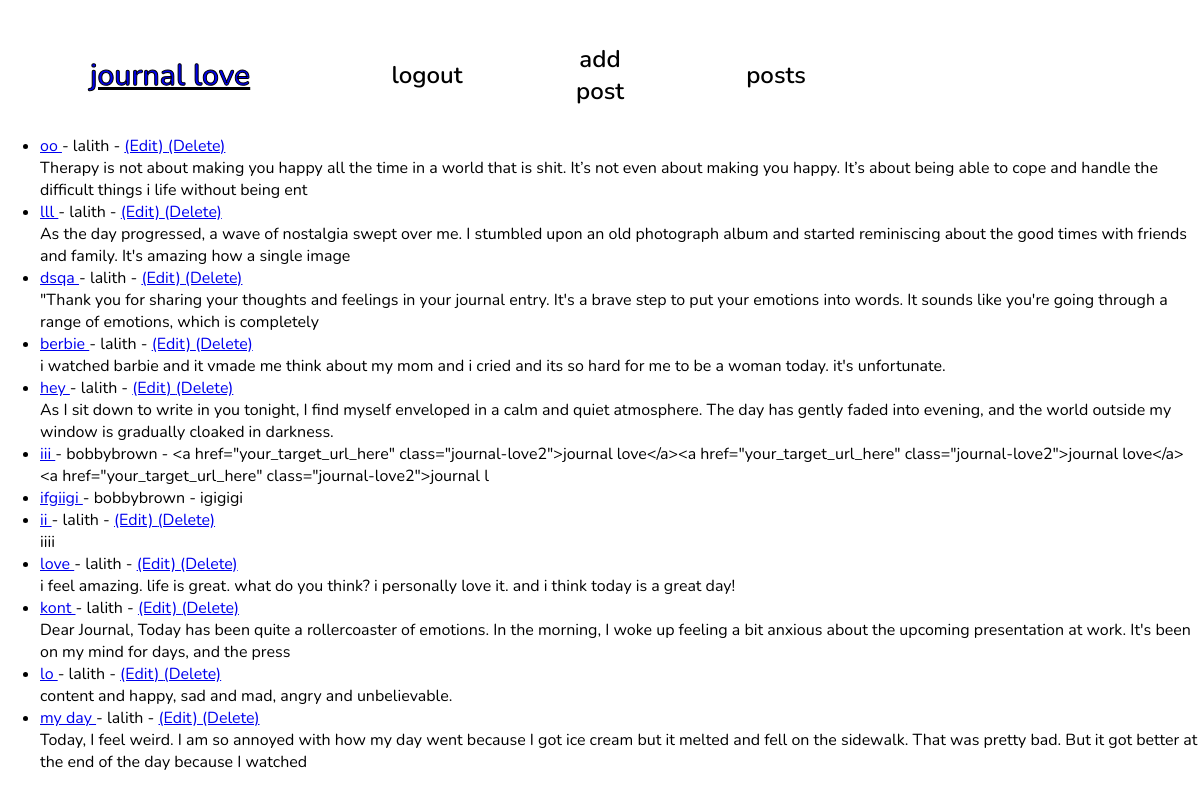
Page /home (signed in) on the committed database.
### blog/models.py (models this page shows, shortened)
class Post(models.Model):
    title = models.CharField(max_length=255)
    author = models.ForeignKey(User, on_delete=models.CASCADE)
    body = models.TextField()
    postdate = models.DateField(auto_now_add=True)
    analysis_result = models.TextField(blank=True, null=True)

### theblog/views.py (the view)
# urls.py: path('home', HomeView.as_view(), name='home'),
class HomeView(ListView):
    model = Post
    template_name = 'home.html'
    ordering = ['-id']

### blog/templates/home.html
{% extends 'base.html' %}
{% block content %}
<br>
<br>
<ul>
{% for post in object_list %}
    <li>
        <a href="{% url 'articles' post.pk %}">
            {{ post.title }}
        </a> - {{ post.author }} -
        {% if user.is_authenticated %}
            {% if user.id == post.author.id %}
                <a href="{% url 'updatepost' post.pk %}">
                (Edit) </a>
                <a href="{% url 'deletepost' post.pk %}">
                (Delete) <br/></a>
            {% endif %}
        {% endif %}
        {{ post.body|slice:":200" }}
    </li>
{% endfor %}
</ul>
{% endblock %}

### static/global.css (style rules this page uses)
body { margin: 0; line-height: normal; }
:root { --font-nunito: Nunito; --font-size-31xl: 50px; --font-size-61xl: 80px; --color-white: #fff; --color-black: #000; --color-dimgray: rgba(98, 88, 88, 0.56); --color-blueviolet: #9747ff; --gap-3xs: 10px; --padding-mid: 17px; --padding-36xl: 55px; --padding-11xl: 30px; --padding-xl: 20px; --br-xl: 20px; --br-8xs: 5px; }

### blog/templates/base.html (style rules this page uses)
body { font-family: 'Nunito', sans-serif; }

### rows in the picture
Post: title "oo", author "lalith", shows "(Edit)", body "Therapy is not about making you happy all the time in a world that is shit. It’s not even about making you happy. It’s about being able to cope and handle the difficult things i life without being ent"
Post: title "lll", author "lalith", shows "(Edit)", body "As the day progressed, a wave of nostalgia swept over me. I stumbled upon an old photograph album and started reminiscing about the good times with friends and family. It's amazing how a single image"
Post: title "dsqa", author "lalith", shows "(Edit)", body "\"Thank you for sharing your thoughts and feelings in your journal entry. It's a brave step to put your emotions into words. It sounds like you're going through a range of emotions, which is completely"
Post: title "berbie", author "lalith", shows "(Edit)", body "i watched barbie and it vmade me think about my mom and i cried and its so hard for me to be a woman today. it's unfortunate."
Post: title "hey", author "lalith", shows "(Edit)", body "As I sit down to write in you tonight, I find myself enveloped in a calm and quiet atmosphere. The day has gently faded into evening, and the world outside my window is gradually cloaked in darkness."
Post: title "iii", author "bobbybrown", body "<a href=\"your_target_url_here\" class=\"journal-love2\">journal love</a><a href=\"your_target_url_here\" class=\"journal-love2\">journal love</a><a href=\"your_target_url_here\" class=\"journal-love2\">journal l"
Post: title "ifgiigi", author "bobbybrown", body "igigigi"
Post: title "ii", author "lalith", shows "(Edit)", body "iiii"
Post: title "love", author "lalith", shows "(Edit)", body "i feel amazing. life is great. what do you think? i personally love it. and i think today is a great day!"
Post: title "kont", author "lalith", shows "(Edit)", body "Dear Journal, Today has been quite a rollercoaster of emotions. In the morning, I woke up feeling a bit anxious about the upcoming presentation at work. It's been on my mind for days, and the press"
Post: title "lo", author "lalith", shows "(Edit)", body "content and happy, sad and mad, angry and unbelievable."
Post: title "my day", author "lalith", shows "(Edit)", body "Today, I feel weird. I am so annoyed with how my day went because I got ice cream but it melted and fell on the sidewalk. That was pretty bad. But it got better at the end of the day because I watched"
